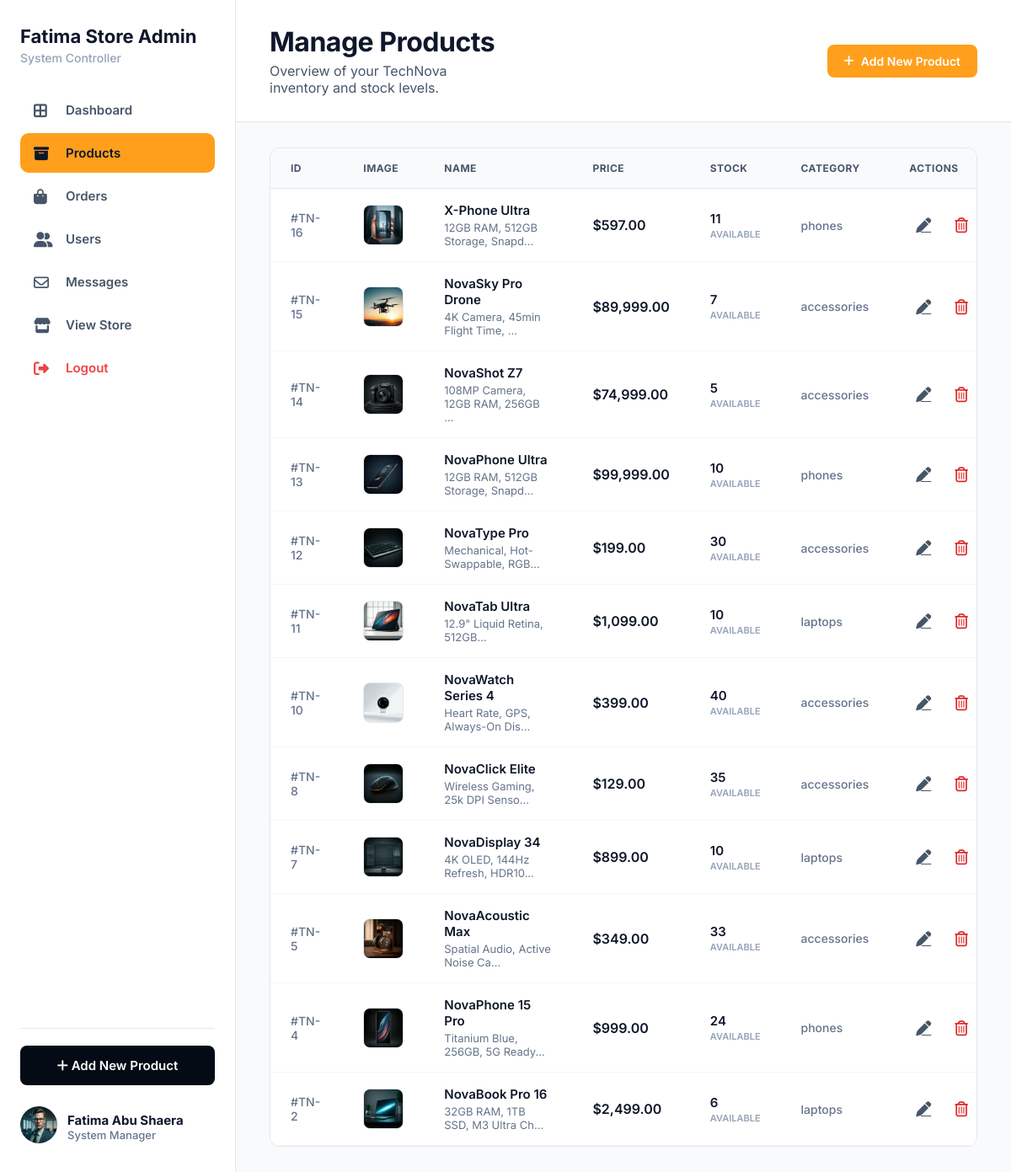
The app's page /admin/admin_products.php (signed in) with its own data.
### tables this page shows
CREATE TABLE `products` (
  `product_id` int(11) NOT NULL,
  `name` varchar(150) NOT NULL,
  `description` text NOT NULL,
  `price` decimal(10,0) NOT NULL,
  `image_url` varchar(255) NOT NULL,
  `stock_quantity` int(11) NOT NULL,
  `category_id` int(11) NOT NULL,
  `created_at` timestamp NOT NULL DEFAULT current_timestamp() ON UPDATE current_timestamp()
);

CREATE TABLE `categories` (
  `category_id` int(11) NOT NULL,
  `name` varchar(50) NOT NULL,
  `description` text NOT NULL
);

### admin/admin_products.php (the view, shortened to what this page needs)
<?php
require_once '../config/config.php';
$action = $_GET['action'] ?? 'list';
$stmt = $pdo->query("SELECT p.*, c.name as category_name FROM products p LEFT JOIN categories c ON p.category_id = c.category_id ORDER BY p.product_id DESC");
$products = $stmt->fetchAll();
$cat_stmt = $pdo->query("SELECT * FROM categories");
$categories = $cat_stmt->fetchAll();
$edit_product = null;
?>
<!DOCTYPE html>
<html lang="en">
<head>
    <link rel="stylesheet" href="https://cdnjs.cloudflare.com/ajax/libs/font-awesome/6.4.0/css/all.min.css">
    <link rel="stylesheet" href="../css/sidebar.css">
    <link rel="stylesheet" href="../css/style.css">
    <link rel="stylesheet" href="../css/admin-orders.css">
    <link rel="stylesheet" href="../css/admin-prouducts.css">
</head>
<body>
    <div class="app-layout" style="display: flex; flex-direction: row; min-height: 100vh">
        <?php include '../includes/sidebar.php'; ?>
        <div class="main-content-wrapper">
            <header class="page-top-header">
                <div class="orders-title">
                    <div>
                        <h1>Manage Products</h1>
                        <p style="color: var(--secondary-text); margin: 5px 0 0 0;">Overview of your TechNova inventory and stock levels.</p>
                    </div>
                </div>
                <div class="search-area" style="display: flex; align-items: center; gap: 15px;">
                    <a href="admin_products.php?action=add" class="btn-primary" style="white-space: nowrap; text-decoration:none;">
                        <i class="fa-solid fa-plus"></i> Add New Product
                    </a>
                </div>
            </header>
            <main class="main-content">
                <div class="content-wrapper">
                    <?php if ($action === 'add' || $action === 'edit'): ?>
                        <div class="admin-form-container">
                            <h2><?= $action === 'add' ? 'Add New Product' : 'Edit Product' ?></h2>
                            <form method="POST" action="admin_products.php" enctype="multipart/form-data">
                                <?php if ($action === 'edit'): ?>
                                    <input type="hidden" name="edit_product" value="1">
                                    <input type="hidden" name="id" value="<?= $edit_product['product_id'] ?>">
                                <?php else: ?>
                                    <input type="hidden" name="add_product" value="1">
                                <?php endif; ?>
                                <div class="form-group">
                                    <label>Name</label>
                                    <input type="text" name="name" required value="<?= htmlspecialchars($edit_product['name'] ?? '') ?>">
                                </div>
                                <div class="form-group">
                                    <label>Category</label>
                                    <select name="category_id" required>
                                        <option value="">Select Category</option>
                                        <?php foreach ($categories as $cat): ?>
                                            <option value="<?= $cat['category_id'] ?>" <?= ($edit_product['category_id'] ?? '') == $cat['category_id'] ? 'selected' : '' ?>><?= htmlspecialchars($cat['name']) ?></option>
                                        <?php endforeach; ?>
                                    </select>
                                </div>
                                <div class="form-group">
                                    <label>Price</label>
                                    <input type="number" step="0.01" name="price" required value="<?= htmlspecialchars($edit_product['price'] ?? '') ?>">
                                </div>
                                <div class="form-group">
                                    <label>Stock</label>
                                    <input type="number" name="stock" required value="<?= htmlspecialchars($edit_product['stock_quantity'] ?? '') ?>">
                                </div>
                                <div class="form-group">
                                    <label>Description</label>
                                    <textarea name="description" rows="4" required><?= htmlspecialchars($edit_product['description'] ?? '') ?></textarea>
                                </div>
                                <div class="form-group">
                                    <label>Image</label>
                                    <input type="file" name="image" accept="image/*" <?= $action === 'add' ? 'required' : '' ?>>
                                    <?php if ($action === 'edit' && !empty($edit_product['image_url'])): ?>
                                        <div style="margin-top:5px;">
                                            <img src="../images/<?= htmlspecialchars($edit_product['image_url']) ?>" alt="Current Image" style="max-width:150px;">
                                        </div>
                                    <?php endif; ?>
                                </div>
                                <button type="submit" class="btn-submit"><?= $action === 'add' ? 'Add Product' : 'Update Product' ?></button>
                                <a href="admin_products.php" style="margin-left: 10px; color: #666; text-decoration: none;">Cancel</a>
                            </form>
                        </div>
                    <?php else: ?>
                        <div class="table-container">
                            <table>
                                <thead>
                                    <tr>
                                        <th>ID</th>
                                        <th>IMAGE</th>
                                        <th>NAME</th>
                                        <th>PRICE</th>
                                        <th>STOCK</th>
                                        <th>CATEGORY</th>
                                        <th>ACTIONS</th>
                                    </tr>
                                </thead>
                                <tbody>
                                    <?php foreach ($products as $p): ?>
                                        <tr>
                                            <td class="text-muted">#TN-<?= $p['product_id'] ?></td>
                                            <td>
                                                <div class="img-container">
                                                    <img src="../images/<?= htmlspecialchars($p['image_url']) ?>" alt="<?= htmlspecialchars($p['name']) ?>">
                                                </div>
                                            </td>
                                            <td>
                                                <div class="product-title"><?= htmlspecialchars($p['name']) ?></div>
                                                <div class="product-desc"><?= htmlspecialchars(substr($p['description'], 0, 30)) ?>...</div>
                                            </td>
                                            <td class="font-medium">$<?= number_format($p['price'], 2) ?></td>
                                            <td>
                                                <div class="stock-count <?= $p['stock_quantity'] < 5 ? 'text-red' : '' ?>"><?= $p['stock_quantity'] ?></div>
                                                <?php if ($p['stock_quantity'] < 5): ?>
                                                    <div class="badge-red">LOW STOCK</div>
                                                <?php else: ?>
                                                    <div class="stock-status">AVAILABLE</div>
                                                <?php endif; ?>
                                            </td>
                                            <td class="category-text"><?= htmlspecialchars($p['category_name']) ?></td>
                                            <td>
                                                <div class="actions-col">
                                                    <a href="admin_products.php?action=edit&id=<?= $p['product_id'] ?>" class="btn-icon edit" title="Edit"><i class="fa-solid fa-pen"></i></a>
                                                    <a href="admin_products.php?action=delete&id=<?= $p['product_id'] ?>" class="btn-icon delete" title="Delete" onclick="return confirm('Are you sure?')"><i class="fa-regular fa-trash-can"></i></a>
                                                </div>
                                            </td>
                                        </tr>
                                    <?php endforeach; ?>
                                </tbody>
                            </table>
                        </div>
                    <?php endif; ?>
                </div>
            </main>
        </div>
    </div>
</body>
</html>

### css/sidebar.css (style rules this page uses)
* { margin: 0; padding: 0; box-sizing: border-box; font-family: "Inter", sans-serif; }
body { background-color: #f8fafc; color: #334155; -webkit-font-smoothing: antialiased; }
.app-layout { display: flex; flex-wrap: nowrap; min-height: 100vh; width: 100%; }
.main-content { flex: 1; min-width: 0; padding: 30px 40px; background-color: #f8fafc; }
.content-wrapper { max-width: 1400px; margin: 0 auto; }
.search-area { display: flex; gap: 15px; align-items: center; }
.btn-primary { background-color: #ff9f1c; color: #ffffff; border: none; padding: 11px 20px; border-radius: 8px; font-weight: 600; font-size: 14px; cursor: pointer; display: flex; align-items: center; gap: 8px; transition: background 0.2s ease; }
.table-container { background-color: #ffffff; border-radius: 12px; border: 1px solid #e2e8f0; box-shadow: 0 1px 3px rgba(0, 0, 0, 0.01); overflow: hidden; }
table { width: 100%; border-collapse: collapse; text-align: left; }
th { background-color: #f8fafc; color: #475569; font-size: 12px; font-weight: 700; padding: 16px 24px; letter-spacing: 0.5px; border-bottom: 1px solid #e2e8f0; }
td { padding: 16px 24px; border-bottom: 1px solid #f1f5f9; vertical-align: middle; }
tbody tr { transition: background-color 0.2s ease; }
.text-muted { color: #64748b; font-weight: 500; font-size: 14px; }
.img-container { width: 48px; height: 48px; background-color: #f1f5f9; border-radius: 8px; display: flex; align-items: center; justify-content: center; border: 1px solid #e2e8f0; overflow: hidden; }
.img-container img { width: 100%; height: 100%; object-fit: cover; }
.product-title { color: #0f172a; font-weight: 600; font-size: 15px; }
.product-desc { color: #64748b; font-size: 13px; margin-top: 3px; }
.font-medium { font-weight: 600; color: #0f172a; }
.category-text { color: #64748b; font-weight: 500; font-size: 14px; }
.stock-count { font-weight: 600; color: #0f172a; font-size: 15px; }
.stock-status { font-size: 11px; color: #94a3b8; font-weight: 600; margin-top: 2px; }
.actions-col { display: flex; gap: 12px; align-items: center; }
.btn-icon { background: transparent; border: none; cursor: pointer; padding: 8px; border-radius: 6px; display: flex; align-items: center; justify-content: center; transition: all 0.2s ease; opacity: 0; visibility: hidden; }
.btn-icon i { font-size: 18px; }
.btn-icon.edit { color: #475569; }
.btn-icon.delete { color: #dc2626; }

### css/style.css (style rules this page uses)
html, body { height: 100%; overflow-x: hidden; }
*, *::before, *::after { box-sizing: border-box; }
body { display: flex; flex-direction: column; min-height: 100vh; margin: 0; padding: 0; }
.main-content { flex: 1; }

### css/admin-orders.css (style rules this page uses)
:root { --primary-text: #0f172a; --secondary-text: #475569; --border-color: #e2e8f0; --bg-light: #f8fafc; --white: #ffffff; --danger: #ef4444; --blue: #0284c7; --orange: #ea580c; --green: #16a34a; }
.main-content-wrapper { flex: 1; display: flex; flex-direction: column; background-color: var(--bg-light); min-height: 100vh; min-width: 0; box-sizing: border-box; }
.page-top-header { width: 100%; padding: 30px 40px; display: flex; justify-content: space-between; align-items: center; background: var(--white); border-bottom: 1px solid var(--border-color); box-sizing: border-box; }
.orders-title h1 { font-size: 32px; color: var(--primary-text); font-weight: 700; letter-spacing: -0.5px; margin: 0; }

### records on screen
products: product_id "16", image_url+name (picture), name "X-Phone Ultra", description "12GB RAM, 512GB Storage, Snapd", price "597.00", stock_quantity "11", shows "AVAILABLE", category.name "phones"
products: product_id "15", image_url+name (picture), name "NovaSky Pro Drone", description "4K Camera, 45min Flight Time,", price "89,999.00", stock_quantity "7", shows "AVAILABLE", category.name "accessories"
products: product_id "14", image_url+name (picture), name "NovaShot Z7", description "108MP Camera, 12GB RAM, 256GB", price "74,999.00", stock_quantity "5", shows "AVAILABLE", category.name "accessories"
products: product_id "13", image_url+name (picture), name "NovaPhone Ultra", description "12GB RAM, 512GB Storage, Snapd", price "99,999.00", stock_quantity "10", shows "AVAILABLE", category.name "phones"
products: product_id "12", image_url+name (picture), name "NovaType Pro", description "Mechanical, Hot-Swappable, RGB", price "199.00", stock_quantity "30", shows "AVAILABLE", category.name "accessories"
products: product_id "11", image_url+name (picture), name "NovaTab Ultra", description "12.9\" Liquid Retina, 512GB", price "1,099.00", stock_quantity "10", shows "AVAILABLE", category.name "laptops"
products: product_id "10", image_url+name (picture), name "NovaWatch Series 4", description "Heart Rate, GPS, Always-On Dis", price "399.00", stock_quantity "40", shows "AVAILABLE", category.name "accessories"
products: product_id "8", image_url+name (picture), name "NovaClick Elite", description "Wireless Gaming, 25k DPI Senso", price "129.00", stock_quantity "35", shows "AVAILABLE", category.name "accessories"
products: product_id "7", image_url+name (picture), name "NovaDisplay 34", description "4K OLED, 144Hz Refresh, HDR10", price "899.00", stock_quantity "10", shows "AVAILABLE", category.name "laptops"
products: product_id "5", image_url+name (picture), name "NovaAcoustic Max", description "Spatial Audio, Active Noise Ca", price "349.00", stock_quantity "33", shows "AVAILABLE", category.name "accessories"
products: product_id "4", image_url+name (picture), name "NovaPhone 15 Pro", description "Titanium Blue, 256GB, 5G Ready", price "999.00", stock_quantity "24", shows "AVAILABLE", category.name "phones"
products: product_id "2", image_url+name (picture), name "NovaBook Pro 16", description "32GB RAM, 1TB SSD, M3 Ultra Ch", price "2,499.00", stock_quantity "6", shows "AVAILABLE", category.name "laptops"

### other values on screen
$_SESSION['name'] "Fatima Abu Shaera"
